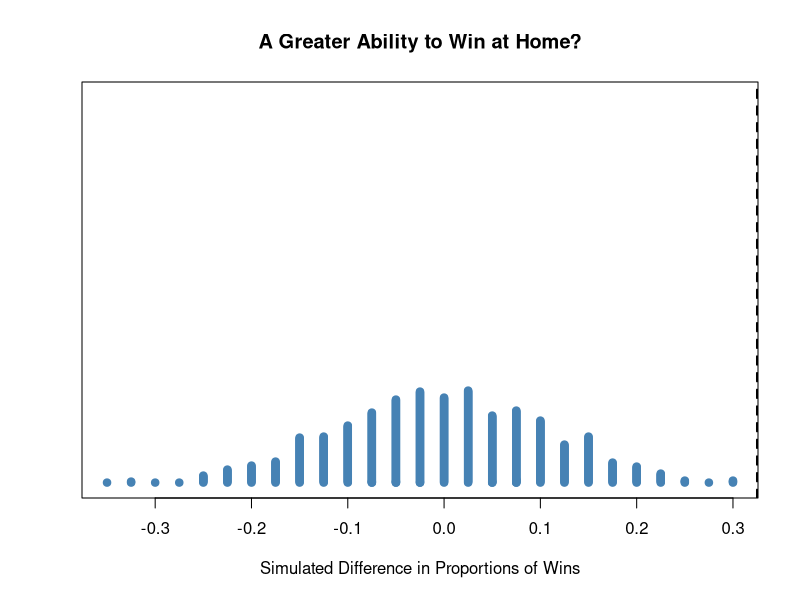

Here is the R script that generated this plot:
#James Millikan, SJ - Verbum Dei High School - 18 September 2021 - AMDG

#Difference in Proportions Simulator 
#This script tests the difference in two proportions and assigns an approximate p-value
#for a given test statistics. Results of the simulation are recorded in a dot plot.
#This script was inspired by Ch. 2 of Tabor and Franklin's Statistical Reasoning in Sports

#DESCRIPTION OF THE INITIAL CONDITIONS
#Test statistic. To show how the program works, we will use the Arizona Cardinals home and
#road record during the 2004-2008 seasons. During that time, they won 23/40 or 57.5% of their home games
#and won 10/40 or 25% of their road games. That gives us a test statistic of 32.5% (57.5% - 25%)

TestStatistic <-0.325 #This value can be changed to any test statistic you wish to test.

OverallRecord<-(.4125) #The team's overall ABILITY to win. This is the proportion assumed by the
#null hypothesis, that is, the 2004-2008 Cardinals had the same ABILITY to win at home and
#on the road. The Cardinals won 33 of 80 overall, giving us the null hypothesis proportion of 33/80 = .4125 

Category1<-40 #Total number of results in the first category (e.g., home games, clay surface, etc.) 
#In the Cardinals example, we put 40 to represent the number of home games played.

Category2<-40 #Total number of results for the second category (e.g., aways games, other surfaces, etc.)

#We will run 1000 simulations. (e.g., 1000 simulation for the 40 home and 40 away games played between 2004 and 2008.

NumOfSims<-1000 #(See note on line 93 regarding the number of simulations and dot plot graphics.
#With these parameters set, we now proceed with the simulation.

#=============/=============

#SIMULATION

#First, we generate a 1 x (length NumOfSims) matrix. At this point, each element
#of the matrix is 0; i.e. a11 = 0, a12 = 0, ..., a1n=0)
EmptyList<-vector("numeric", NumOfSims)

#Next, we use a FOR loop to simulate the performances of the teams. The loop replaces
#each element of  EmptyList  with a simulated difference between the category 1 and category 2 performances.
#In the Cardinals example, 40 home and 40 away games are simulated, and the simulated difference
#in winning percentage is calculated. This process is repeated NumOfSims times, and NumOfSims dots (e.g., 1000)
#are recorded on the dotplot.

#CATEGORY 1 SIMULATION (e.g., home games)
for(n in seq_along(EmptyList)) #Iterates the simulation for each element of the empty list.
{(RandList1<-sample(1:10000, Category1, replace=FALSE)) #Generates random integers between 1 and 10000.
  #This is done NumOfAttempts times, and the integers are saved in the RandList matrix.
  (RandList2<-sample(1:10000, Category2, replace=FALSE))
  #Next, the program searches the list of random numbers and replaces random numbers corresponding
  #to a simulated Win (i.e. RandInt ≤ OverallRecord*10000) with the number "1". In the 2004-2008 Cardinals example, all
  #random integers less than or equal to (33/80)*10000 or 4125 are changed to 1 to represent a win.
  AssignSuccess1<-replace(RandList1, RandList1<=OverallRecord*10000, 1)
  AssignSuccess2<-replace(RandList2, RandList2<=OverallRecord*10000, 1)
  
  #We repeat the process by assigning 0s to simulated games that represent a loss
  AssignFailure1<-replace(AssignSuccess1, AssignSuccess1>OverallRecord*10000, 0)
  AssignFailure2<-replace(AssignSuccess2, AssignSuccess2>OverallRecord*10000, 0)
  
  # We rename these matricies Outcomes1 and Outcomes 2.
  Outcomes1<-AssignFailure1
  Outcomes2<-AssignFailure2
  
  #By adding the elements of the Outcomes matrices, we obtain the simulated total number successes.
  #In our example, this is the simulated number of home games and away games we would expect to see won from
  #2005-2008 assuming that the null hypothesis is true, i.e., the Cardinals had the same ABILITY to
  #at home and on the road.
  
  TotalSuccesses1<-sum(Outcomes1)
  TotalSuccesses2<-sum(Outcomes2)
  
  #We now convert the total number of wins to a proportion. In our example, this 
  #is the simulated proportion of home games won assuming the null hypothesis is true.
  TotalAttempts1<-length(Outcomes1)#The denominator of our fraction.
  TotalAttempts2<-length(Outcomes2)
  SimPerformance1<-(TotalSuccesses1/TotalAttempts1) #The simulated performance in category 1 (e.g, home record)
  SimPerformance2<-(TotalSuccesses2/TotalAttempts2) #The simulated performance in category 2 (e.g. road record)
  Difference<-(SimPerformance1-SimPerformance2) #The simulated difference in performances between the two categories.
  
  #We now iterate this process n (i.e., the NumOfSims) times
  x<-Difference
  EmptyList[n]<-x} #Iterates through the list and assigns simulated performances.
SimDiffs<-EmptyList #The previously empty list now contains the results of our simulation. Each
#element in list is a unique simulated difference between category 1 and 2 
#(e.g. the simulated difference in home and away performances in 80 total games played, assuming the
#Cardinals have the same ability to win at home and on the road).


#=============/=============


#To display the results of the simulation as a dot plot (like the one presented on p. 51 of the 
#first edition of the Statistical Reasoning of Sports), we use use R's built-in strip chart:

#Note: you can adjust the offset to fit more or fewer dots on the chart.
stripchart(SimDiffs, method = "stack", offset = .05, at = 0, pch = 19,
           col = "steelblue", main = "A Greater Ability to Win at Home?", xlab = "Simulated Difference in Proportions of Wins")

abline(v = TestStatistic, col = 1, pch = 7, cex = 2, lwd = 2, lty = 2) #Marks the Test Statistic on the plot

pvalue<-(sum(SimDiffs >= TestStatistic, na.rm=TRUE))/(length(SimDiffs)) #Approximate p-value
sprintf("The approximate p value is: %f", pvalue)

#That's it. If you have questions about this script, feel free to send me an email at jmillikan@jesuits.org
#AMDG





